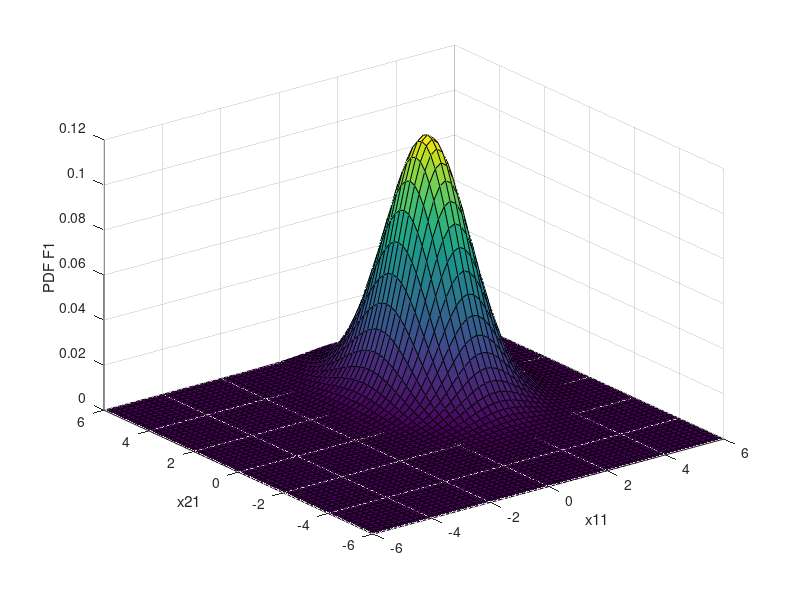
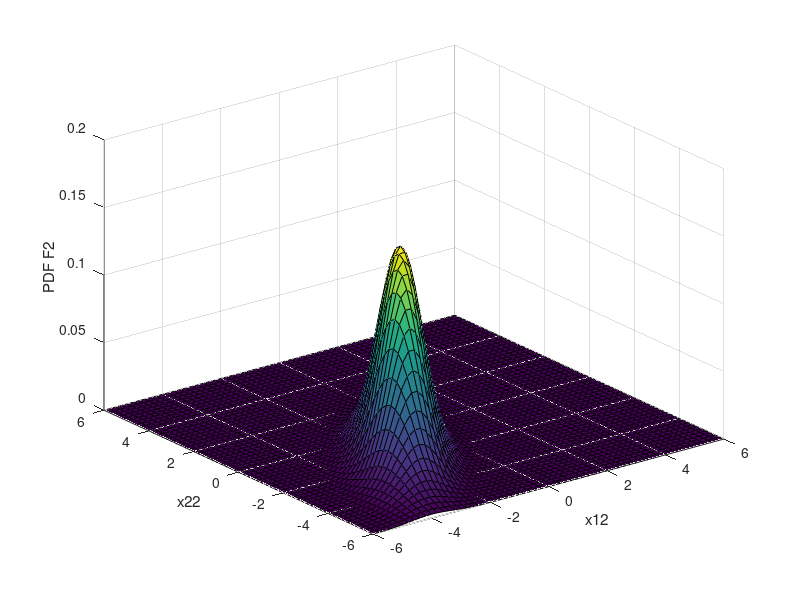
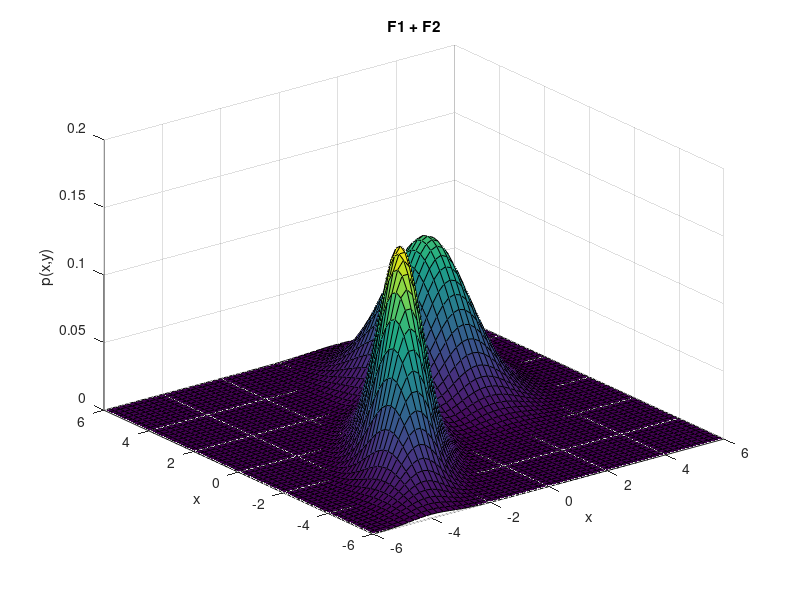
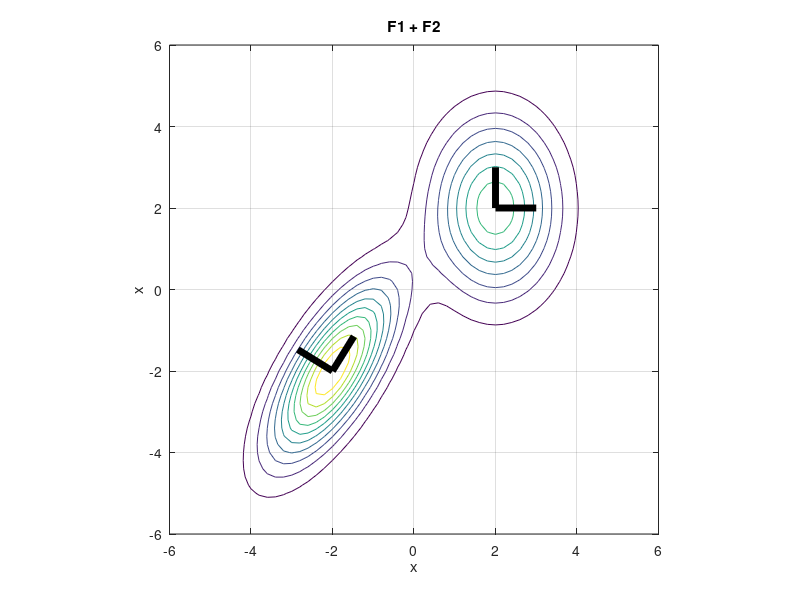

Write MATLAB code to recreate these figures, in order.
% Problem 1 - MultiVariate Gaussians
clc, clearvars, close all


mu1 = [2 2]; % x_mean, y_mean

% Covariance Matrix Sigma, dxd matrix of covariances
    % if identity, then perfect 'circle'
Sigma1 = [1 0;   % sigmaX^2         sigmaXsigmaY
          0 2];  % sigmaYsigmaX     sigmaY^2
                    % Reqd: sigmaYsigmaX = sigmaXsigmaY
                  
% Dimensions must agree
x11 = -6:0.2:6; % for x-axis
x21 = -6:0.2:6; % for y-axis

[X11, X21] = meshgrid(x11,x21);

% Multivariate Normal PDF
F1 = mvnpdf([X11(:) X21(:)], mu1, Sigma1); % this is one huge column
F1 = reshape(F1, length(x11), length(x21)); % put in MxN

% Plot the first PDF
figure(1)
surf(x11,x21,F1);
xlabel('x11'),ylabel('x21'),zlabel('PDF F1')

%%%%%%%%%%%%%%%%%%%%%%%

mu2 = [-2 -2]; % x_mean, y_mean
Sigma2 = [1 1;   % sigmaX^2         sigmaXsigmaY
          1 2];  % sigmaYsigmaX     sigmaY^2

% Dimensions must agree
x12 = x11; % for x-axis
x22 = x21; % for y-axis

[X12, X22] = meshgrid(x12,x22);

% Multivariate Normal PDF
F2 = mvnpdf([X12(:) X22(:)], mu2, Sigma2); % this is one huge column
F2 = reshape(F2, length(x12), length(x22)); % put in MxN

% Plot the second PDF
figure(2)
surf(x12,x22,F2);
xlabel('x12'),ylabel('x22'),zlabel('PDF F2')


%%%%%%%%%%%%%%%%%%%%%%%%%%%%

% combine the pdfs
BigF = F1 + F2;
figure(3)
surf(x11,x21,BigF);
xlabel('x'),ylabel('x'),zlabel('p(x,y)')
title('F1 + F2')

figure(4)
contour(x11,x21,BigF), grid on
xlabel('x'),ylabel('x'),
title('F1 + F2')
axis equal, hold on


% calculate eigen values and vectors
[v1, d1] = eig(Sigma1);
[v2, d2] = eig(Sigma2);

% the vectors are stored in the columns of v1 and v2 (f1)
plot([mu1(1) mu1(1) + v1(1,1)],[mu1(2), mu1(2) + v1(2,1)],'k-','linewidth',5)
plot([mu1(1) mu1(1) + v1(1,2)],[mu1(2), mu1(2) + v1(2,2)],'k-','linewidth',5)
% the vectors are stored in the columns of v1 and v2 (f2)
plot([mu2(1) mu2(1) + v2(1,1)],[mu2(2), mu2(2) + v2(2,1)],'k-','linewidth',5)
plot([mu2(1) mu2(1) + v2(1,2)],[mu2(2), mu2(2) + v2(2,2)],'k-','linewidth',5)


disp('Program Complete')

